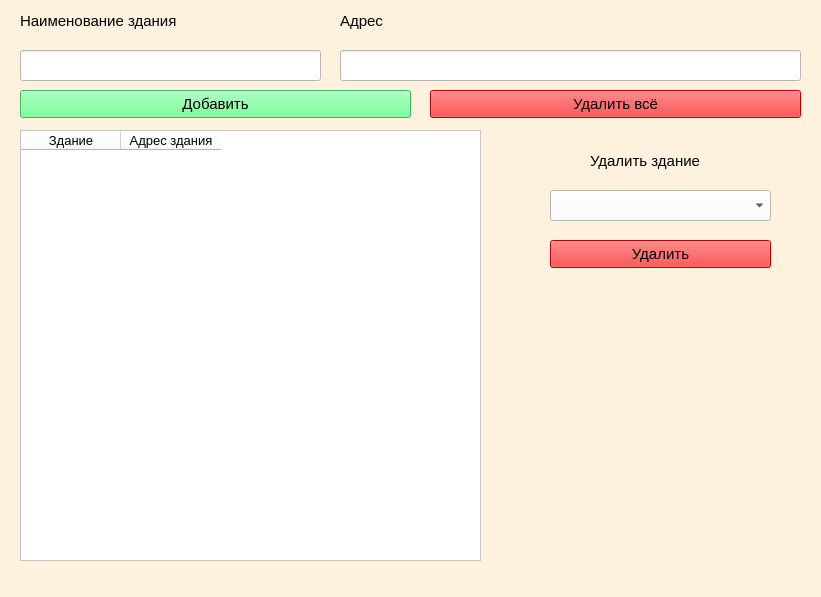
<?xml version="1.0" encoding="UTF-8"?>
<ui version="4.0">
 <class>Form</class>
 <widget class="QWidget" name="Form">
  <property name="geometry">
   <rect>
    <x>0</x>
    <y>0</y>
    <width>821</width>
    <height>597</height>
   </rect>
  </property>
  <property name="sizePolicy">
   <sizepolicy hsizetype="Fixed" vsizetype="Fixed">
    <horstretch>0</horstretch>
    <verstretch>0</verstretch>
   </sizepolicy>
  </property>
  <property name="windowTitle">
   <string>builds</string>
  </property>
  <property name="styleSheet">
   <string notr="true">background-color: rgb(254, 241, 221);</string>
  </property>
  <widget class="QLineEdit" name="name_biuld">
   <property name="geometry">
    <rect>
     <x>20</x>
     <y>50</y>
     <width>301</width>
     <height>31</height>
    </rect>
   </property>
   <property name="font">
    <font>
     <pointsize>10</pointsize>
    </font>
   </property>
   <property name="styleSheet">
    <string notr="true">background-color: rgb(255, 255, 255);</string>
   </property>
  </widget>
  <widget class="QPushButton" name="push_newBuild">
   <property name="geometry">
    <rect>
     <x>20</x>
     <y>90</y>
     <width>391</width>
     <height>28</height>
    </rect>
   </property>
   <property name="font">
    <font>
     <pointsize>11</pointsize>
    </font>
   </property>
   <property name="styleSheet">
    <string notr="true">background-color: rgb(255, 255, 255);
background-color: rgb(85, 255, 127);</string>
   </property>
   <property name="text">
    <string>Добавить</string>
   </property>
  </widget>
  <widget class="QPushButton" name="push_delBuild">
   <property name="geometry">
    <rect>
     <x>550</x>
     <y>240</y>
     <width>221</width>
     <height>28</height>
    </rect>
   </property>
   <property name="font">
    <font>
     <pointsize>11</pointsize>
    </font>
   </property>
   <property name="styleSheet">
    <string notr="true">background-color: rgb(255, 255, 255);
background-color: rgb(255, 0, 0);</string>
   </property>
   <property name="text">
    <string>Удалить</string>
   </property>
  </widget>
  <widget class="QLabel" name="label_2">
   <property name="geometry">
    <rect>
     <x>20</x>
     <y>10</y>
     <width>201</width>
     <height>21</height>
    </rect>
   </property>
   <property name="font">
    <font>
     <pointsize>11</pointsize>
    </font>
   </property>
   <property name="text">
    <string>Наименование здания</string>
   </property>
  </widget>
  <widget class="QTableWidget" name="tableWidget">
   <property name="enabled">
    <bool>false</bool>
   </property>
   <property name="geometry">
    <rect>
     <x>20</x>
     <y>130</y>
     <width>461</width>
     <height>431</height>
    </rect>
   </property>
   <property name="minimumSize">
    <size>
     <width>461</width>
     <height>0</height>
    </size>
   </property>
   <property name="font">
    <font>
     <pointsize>10</pointsize>
    </font>
   </property>
   <property name="styleSheet">
    <string notr="true">background-color: rgb(255, 255, 255);
color: rgb(0, 0, 0);</string>
   </property>
   <column>
    <property name="text">
     <string>Здание</string>
    </property>
    <property name="font">
     <font>
      <pointsize>10</pointsize>
     </font>
    </property>
   </column>
   <column>
    <property name="text">
     <string>Адрес здания</string>
    </property>
    <property name="font">
     <font>
      <pointsize>10</pointsize>
     </font>
    </property>
   </column>
  </widget>
  <widget class="QLineEdit" name="address_build">
   <property name="geometry">
    <rect>
     <x>340</x>
     <y>50</y>
     <width>461</width>
     <height>31</height>
    </rect>
   </property>
   <property name="font">
    <font>
     <pointsize>10</pointsize>
    </font>
   </property>
   <property name="styleSheet">
    <string notr="true">background-color: rgb(255, 255, 255);</string>
   </property>
  </widget>
  <widget class="QLabel" name="label_3">
   <property name="geometry">
    <rect>
     <x>340</x>
     <y>10</y>
     <width>251</width>
     <height>21</height>
    </rect>
   </property>
   <property name="font">
    <font>
     <pointsize>11</pointsize>
    </font>
   </property>
   <property name="text">
    <string>Адрес</string>
   </property>
  </widget>
  <widget class="QPushButton" name="clear_all">
   <property name="geometry">
    <rect>
     <x>430</x>
     <y>90</y>
     <width>371</width>
     <height>28</height>
    </rect>
   </property>
   <property name="font">
    <font>
     <pointsize>11</pointsize>
    </font>
   </property>
   <property name="styleSheet">
    <string notr="true">background-color: rgb(255, 0, 0);</string>
   </property>
   <property name="text">
    <string>Удалить всё</string>
   </property>
  </widget>
  <widget class="QComboBox" name="comboDelBuild">
   <property name="geometry">
    <rect>
     <x>550</x>
     <y>190</y>
     <width>221</width>
     <height>31</height>
    </rect>
   </property>
   <property name="font">
    <font>
     <pointsize>10</pointsize>
    </font>
   </property>
   <property name="styleSheet">
    <string notr="true">background-color: rgb(255, 255, 255);</string>
   </property>
  </widget>
  <widget class="QLabel" name="label">
   <property name="geometry">
    <rect>
     <x>590</x>
     <y>150</y>
     <width>131</width>
     <height>21</height>
    </rect>
   </property>
   <property name="font">
    <font>
     <pointsize>11</pointsize>
    </font>
   </property>
   <property name="text">
    <string>Удалить здание</string>
   </property>
  </widget>
 </widget>
 <resources/>
 <connections/>
</ui>
